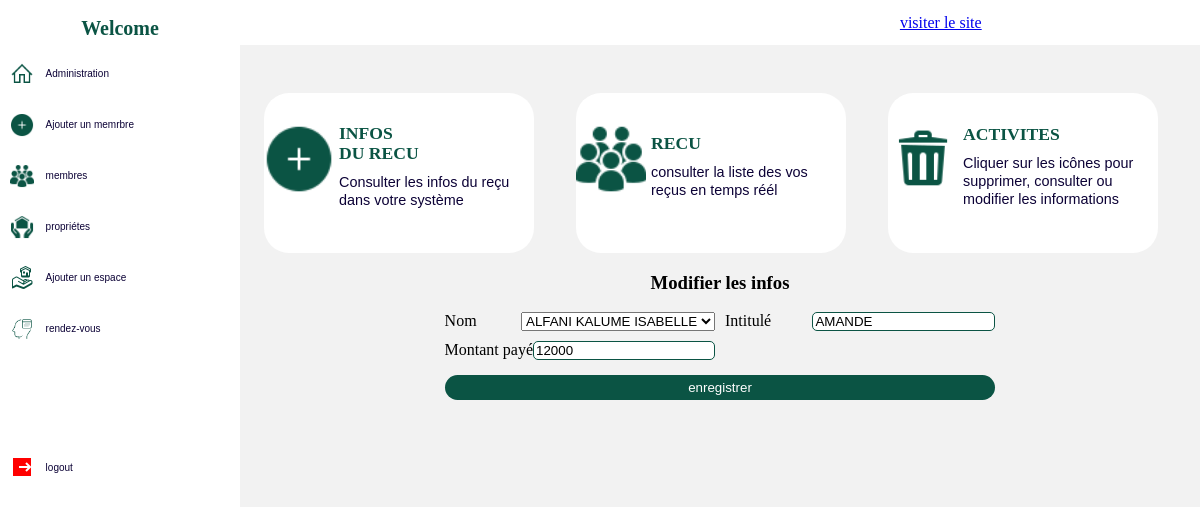
The page /receipt_modif/1/ on the database its author committed.
### app/models.py (models this page shows, shortened)
class Receipt(models.Model):
    user = models.ForeignKey(Membre, on_delete=models.CASCADE, default="")
    title = models.CharField(max_length=150)
    price = models.PositiveBigIntegerField()
    created_at=models.DateTimeField(auto_now_add=True)

### app/views.py (the view)
# urls.py: path('receipt_modif/<int:receipt_id>/', views.receipt_modif,name='receipt_modif'),
def receipt_modif(request, receipt_id):
    receipt = get_object_or_404(Receipt, id=receipt_id)
    if request.method == 'POST' :
        form = ReceiptForm(request.POST, instance=receipt_delete)
        if form.is_valid():
            form.save()
            return redirect('receipt_detail')
    else:
        form = ReceiptForm(instance=receipt)
    return render (request, 'receipt_modif.html',{'form':form, 'receipt':receipt})

### app/forms.py
class ReceiptForm(forms.ModelForm):
    class Meta :
        model = Receipt
        fields = ('title', 'price','user')

### app/models.py (called while the page is built)
    def __str__(self):
        return f"  {self.name} {self.last_name} {self.given_name} "

### app/templates/receipt_modif.html (shortened to what this page needs)
<!DOCTYPE html>{% load static %}
<html lang="en">
<head>
    <link rel="stylesheet" type="text/css" href="{% static 'css/profiles.css' %}">
    <link rel="stylesheet" href="{% static 'css/member.css' %}">
</head>
<body>
  <div class="body">
    <nav class="nav-menu">
        <h1> Welcome {{user.username}}  </h1>
        <ul>
            <li><a href="{% url 'profile'  %}"><img src="{% static 'img/icons8-home-32.png' %}" alt=""> <span>Administration</span></a></li>
            <li><a href="{% url 'add_member'  %}"><img src="{% static 'img/icons8-add-50.png' %}" alt=""> <span>Ajouter un memrbre</span> </a></li>
            <li><a href="{% url 'member'  %}"><img src="{% static 'img/icons8-user-groups-50.png' %}" alt=""> <span>membres</span> </a></li>
            <li><a href="{% url 'property'  %}"><img src="{% static 'img/icons8-property-50.png' %}" alt=""><span>propriétes</span></a></li>
            <li><a href="{% url 'space_form'  %}"><img src="{% static 'img/icons8-property-48.png' %}" alt=""><span>Ajouter un espace</span></a></li>
            <li><a href="{% url 'appoint'  %}"><img src="{% static 'img/icons8-appointment-80.png' %}" alt=""><span>rendez-vous</span></a></li>
            <li class="logout"><a href="{% url 'login' %}"><img src="{% static 'img/icons8-logout-24.png' %}" alt=""> <span>logout</span> </a></li>
        </ul>
       </nav>
      <nav class="nav-body">
        <nav class="nav-bar">
            <a href="{% url 'home' %}">visiter le site</a>
           </nav>
           <nav class="nav-content">
            <aside>
                <a href="{% url  'receipt_detail' receipt.id %}#form">
                    <p><img src="{% static 'img/icons8-add-50.png' %}" alt=""><div class="infos">
                        <h2>INFOS <br><br>DU RECU </h2>
                        <span>Consulter les infos du reçu dans votre système </span>
                    </div></p>
                </a>
            </aside>
            <aside>
                <a href="{% url 'receipt' %}#member">
                    <p><img src="{% static 'img/icons8-user-groups-50.png' %}" alt=""><div class="infos">
                        <h2>RECU</h2>
                        <span>consulter la liste des vos reçus en temps réél</span>
                    </div></p>
                </a>
            </aside>
            <aside>
                <a >
                    <p><img src="{% static 'img/icons8-trash-64.png' %}" alt=""><div class="infos">
                        <h2>ACTIVITES</h2>
                        <span>Cliquer sur les icônes pour supprimer, consulter ou modifier les informations </span>
                    </div></p>
                </a>
            </aside>
           </nav>
           <div class="form-member" id="form">
            <nav>
                <h3>Modifier les infos</h3>
                <form action="{% url 'receipt_form'  %}"  method="post">
                <nav>
                    <div><label for="">Nom</label> {{form.user}}
                   </div>
                    <div><label for="">Intitulé</label>{{form.title}}
                   </div>
                   <div><label for="">Montant payé</label>{{form.price}}
                   </div>
                </nav>
                    <button type="submit">enregistrer</button>
                </form>
            </nav>
          </div>
      </nav>
  </div>
</body>
</html>

### app/static/css/profiles.css (style rules this page uses)
.body { display: flex; background-color: rgba(226, 225, 225, 0.438); left: 0; right: 0; position: fixed; height: 100%; width: 100%; top: 0; }
.nav-menu { width: 300px; height: 100%; position: relative; background-color: white; }
.nav-menu ul { left: 0; margin-left: 4%; padding: 0; }
.nav-menu ul li { list-style-type: none; margin-bottom: 1em; }
.nav-menu ul li a { display: flex; text-decoration: none; align-items: center; align-content: center; }
.logout { margin-top: 45%; }
.nav-menu ul li a span { padding: 12px; font-size: 10px; color: rgb(12, 2, 54); font-family: Arial, Helvetica, sans-serif; }
.nav-menu ul li img { width: 1.5em; height: 1.5em; }
.nav-menu h1 { display: flex; justify-content: center; font-family:'Times New Roman', Times, serif; font-weight: 900; color: rgb(11, 84, 68); font-size: 20px; }
.nav-bar { width: 100%; display: flex; background-color: white; height: 45px; justify-content: space-around; align-items: center; align-content: center; }
.nav-body { width: 100%; }
.nav-content { display: grid; grid-template-columns: repeat(3, 1fr); justify-content: center; margin-top: 5%; margin-left: 1.5em; }
.nav-content aside { width: 270px; height: 160px; background-color: white; border-radius: 25px; border: none; }
.nav-content aside a { display: flex; text-decoration: none; align-content: center; align-items: center; padding-top: 15px; }
.nav-content aside a img { width: 70px; height: 70px; }
.nav-content aside a .infos { margin-left: 5px; }
.nav-content aside a .infos h2 { color: rgb(11, 84, 68); font-family: 'Times New Roman', Times, serif; line-height: 10px; font-size: 1.1em; }
.nav-content aside a .infos span { color: rgb(12, 2, 54); font-family: sans-serif; font-size: 0.9em; }

### app/static/css/member.css (style rules this page uses)
.form-member form nav { display: grid; grid-template-columns: repeat(2,1fr); gap: 10px; }
.form-member form { display: grid; justify-content: center; }
.form-member form input { border: 1px solid rgb(11, 84, 68) ; outline: none; border-radius:5px ; }
.form-member form div { display: flex; justify-content: space-between; }
.form-member nav h3 { display: flex; justify-content: center; font-family: 'Times New Roman', Times, serif; }
.form-member button { border: none; border-radius: 15px; background-color: rgb(11, 84, 68); margin-top: 15px; color: white; padding: 5px ; cursor: pointer; }

### rows shown on the page
Receipt: user "ALFANI KALUME ISABELLE", title "AMANDE", price "12000"
